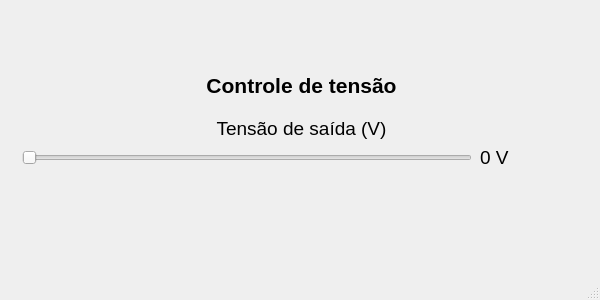
<?xml version="1.0" encoding="UTF-8"?>
<ui version="4.0">
 <class>MainWindow</class>
 <widget class="QMainWindow" name="MainWindow">
  <property name="geometry">
   <rect>
    <x>0</x>
    <y>0</y>
    <width>600</width>
    <height>300</height>
   </rect>
  </property>
  <property name="sizePolicy">
   <sizepolicy hsizetype="Fixed" vsizetype="Fixed">
    <horstretch>0</horstretch>
    <verstretch>0</verstretch>
   </sizepolicy>
  </property>
  <property name="minimumSize">
   <size>
    <width>600</width>
    <height>300</height>
   </size>
  </property>
  <property name="maximumSize">
   <size>
    <width>600</width>
    <height>300</height>
   </size>
  </property>
  <property name="windowTitle">
   <string>MainWindow</string>
  </property>
  <widget class="QWidget" name="centralwidget">
   <widget class="QWidget" name="layoutWidget">
    <property name="geometry">
     <rect>
      <x>20</x>
      <y>60</y>
      <width>563</width>
      <height>109</height>
     </rect>
    </property>
    <layout class="QVBoxLayout" name="verticalLayout_2">
     <item>
      <widget class="QLabel" name="label_3">
       <property name="font">
        <font>
         <pointsize>16</pointsize>
         <weight>75</weight>
         <bold>true</bold>
        </font>
       </property>
       <property name="text">
        <string>Controle de tensão</string>
       </property>
       <property name="alignment">
        <set>Qt::AlignCenter</set>
       </property>
      </widget>
     </item>
     <item>
      <layout class="QVBoxLayout" name="verticalLayout">
       <item>
        <widget class="QLabel" name="label">
         <property name="font">
          <font>
           <pointsize>14</pointsize>
          </font>
         </property>
         <property name="text">
          <string>Tensão de saída (V)</string>
         </property>
         <property name="alignment">
          <set>Qt::AlignCenter</set>
         </property>
        </widget>
       </item>
       <item>
        <layout class="QHBoxLayout" name="horizontalLayout">
         <item>
          <widget class="QSlider" name="output_voltage_slider">
           <property name="sizePolicy">
            <sizepolicy hsizetype="Fixed" vsizetype="Fixed">
             <horstretch>0</horstretch>
             <verstretch>0</verstretch>
            </sizepolicy>
           </property>
           <property name="minimumSize">
            <size>
             <width>450</width>
             <height>0</height>
            </size>
           </property>
           <property name="maximum">
            <number>200</number>
           </property>
           <property name="pageStep">
            <number>1</number>
           </property>
           <property name="tracking">
            <bool>true</bool>
           </property>
           <property name="orientation">
            <enum>Qt::Horizontal</enum>
           </property>
           <property name="tickInterval">
            <number>0</number>
           </property>
          </widget>
         </item>
         <item>
          <widget class="QLabel" name="output_voltage_label">
           <property name="sizePolicy">
            <sizepolicy hsizetype="Fixed" vsizetype="Preferred">
             <horstretch>0</horstretch>
             <verstretch>0</verstretch>
            </sizepolicy>
           </property>
           <property name="minimumSize">
            <size>
             <width>100</width>
             <height>0</height>
            </size>
           </property>
           <property name="font">
            <font>
             <pointsize>14</pointsize>
            </font>
           </property>
           <property name="text">
            <string>0 V</string>
           </property>
          </widget>
         </item>
        </layout>
       </item>
      </layout>
     </item>
    </layout>
   </widget>
  </widget>
  <widget class="QMenuBar" name="menubar">
   <property name="geometry">
    <rect>
     <x>0</x>
     <y>0</y>
     <width>600</width>
     <height>26</height>
    </rect>
   </property>
  </widget>
  <widget class="QStatusBar" name="statusbar"/>
 </widget>
 <resources/>
 <connections/>
</ui>
